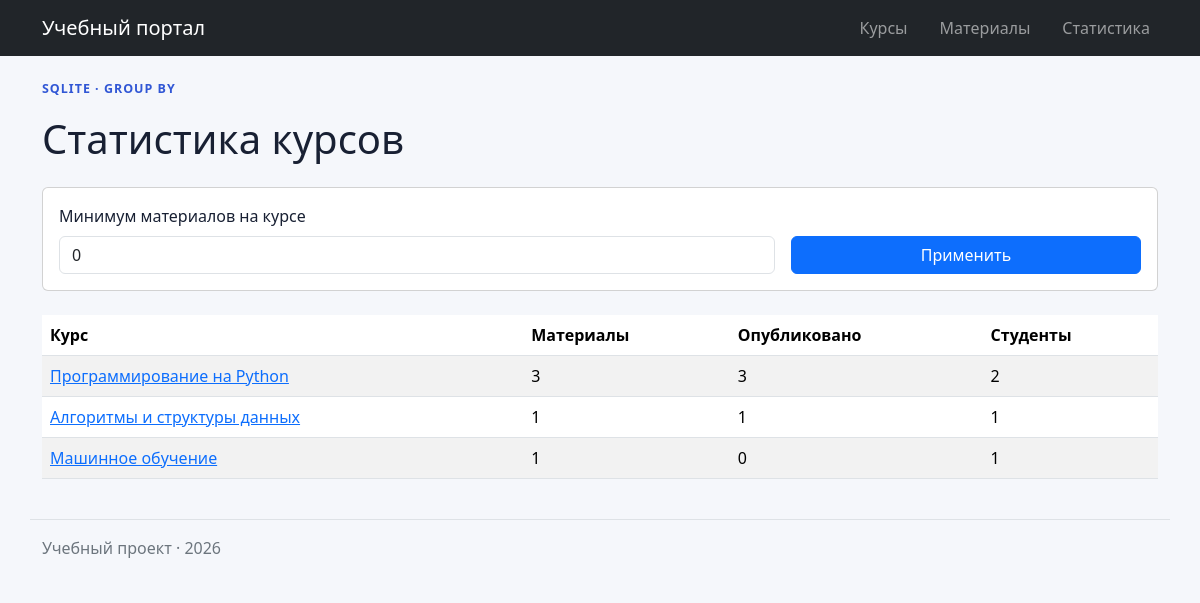
The app's page /courses/statistics/ with its own data.
### courses/views.py (the view)
# urls.py: path("statistics/", views.statistics, name="statistics"),
def statistics(request):
    minimum = request.GET.get("minimum", "0")
    try:
        minimum_count = max(0, int(minimum))
    except ValueError:
        minimum_count = 0
    rows = fetch_all(
        """
        SELECT courses.id, courses.name,
               COUNT(DISTINCT materials.id) AS materials_count,
               COUNT(DISTINCT students.id) AS students_count,
               COUNT(DISTINCT CASE WHEN materials.is_published = 1
                                   THEN materials.id END) AS published_count
        FROM courses
        LEFT JOIN materials ON courses.id = materials.course_id
        LEFT JOIN students ON courses.id = students.course_id
        GROUP BY courses.id, courses.name
        HAVING COUNT(DISTINCT materials.id) >= ?
        ORDER BY materials_count DESC, courses.name
        """,
        [minimum_count],
    )
    return render(
        request,
        "courses/statistics.html",
        {"statistics": rows, "minimum": minimum_count},
    )

### db/database.py (called while the page is built)
def get_connection(database_path: Path = DB_PATH) -> sqlite3.Connection:
    connection = sqlite3.connect(database_path)
    connection.row_factory = sqlite3.Row
    connection.execute("PRAGMA foreign_keys = ON")
    return connection

def fetch_all(
    query: str,
    parameters: Sequence[object] = (),
    database_path: Path = DB_PATH,
) -> list[sqlite3.Row]:
    with get_connection(database_path) as connection:
        return connection.execute(query, parameters).fetchall()

### courses/templates/courses/statistics.html (shortened to what this page needs)
{% extends "homepage/base.html" %}
{% block content %}
<p class="eyebrow">SQLite · GROUP BY</p>
<h1>Статистика курсов</h1>
<form class="card card-body my-4" method="get">
  <div class="row align-items-end g-3">
    <div class="col-sm-8">
      <label class="form-label" for="minimum">Минимум материалов на курсе</label>
      <input
        class="form-control" id="minimum" name="minimum" type="number"
        min="0" value="{{ minimum }}"
      >
    </div>
    <div class="col-sm-4">
      <button class="btn btn-primary w-100">Применить</button>
    </div>
  </div>
</form>
<div class="table-responsive">
  <table class="table table-striped align-middle">
    <thead>
      <tr><th>Курс</th><th>Материалы</th><th>Опубликовано</th><th>Студенты</th></tr>
    </thead>
    <tbody>
      {% for item in statistics %}
      <tr>
        <td><a href="{% url 'courses:detail' item.id %}">{{ item.name }}</a></td>
        <td>{{ item.materials_count }}</td>
        <td>{{ item.published_count }}</td>
        <td>{{ item.students_count }}</td>
      </tr>
      {% empty %}
      <tr><td colspan="4">Подходящих курсов нет.</td></tr>
      {% endfor %}
    </tbody>
  </table>
</div>
{% endblock %}

### homepage/templates/homepage/base.html (shortened to what this page needs)
{% load static %}
<!doctype html>
<html lang="ru">
<head>
  <link
    href="https://cdn.jsdelivr.net/npm/bootstrap@5.3.3/dist/css/bootstrap.min.css"
    rel="stylesheet"
  >
  <link rel="stylesheet" href="{% static 'css/style.css' %}">
</head>
<body>
  {% include "homepage/includes/navigation.html" %}
  <main class="container py-4">
    {% block content %}{% endblock %}
  </main>
  <footer class="container border-top py-3 text-secondary">
    Учебный проект · <span id="current-year">2026</span>
  </footer>
</body>
</html>

### homepage/templates/homepage/includes/navigation.html
<nav class="navbar navbar-expand-lg bg-dark navbar-dark">
  <div class="container">
    <a class="navbar-brand" href="{% url 'homepage:index' %}">Учебный портал</a>
    <div class="navbar-nav flex-row gap-3">
      <a class="nav-link" href="{% url 'courses:list' %}">Курсы</a>
      <a class="nav-link" href="{% url 'materials:list' %}">Материалы</a>
      <a class="nav-link" href="{% url 'courses:statistics' %}">Статистика</a>
    </div>
  </div>
</nav>

### homepage/static/css/style.css (style rules this page uses)
:root { --page-bg: #f5f7fb; --card-border: #dfe5ef; --accent: #3157d5; }
body { background: var(--page-bg); color: #182033; min-height: 100vh; }
.eyebrow { color: var(--accent); font-size: 0.78rem; font-weight: 700; letter-spacing: 0.08em; text-transform: uppercase; }

### records on screen
courses: name "Алгоритмы и структуры данных", materials_count "1", published_count "1", students_count "1"
courses: name "Машинное обучение", materials_count "1", published_count "0", students_count "1"

### other values on screen
{{ item.name }} "Программирование на Python"
{{ item.materials_count }} "3"
{{ item.published_count }} "3"
{{ item.students_count }} "2"
